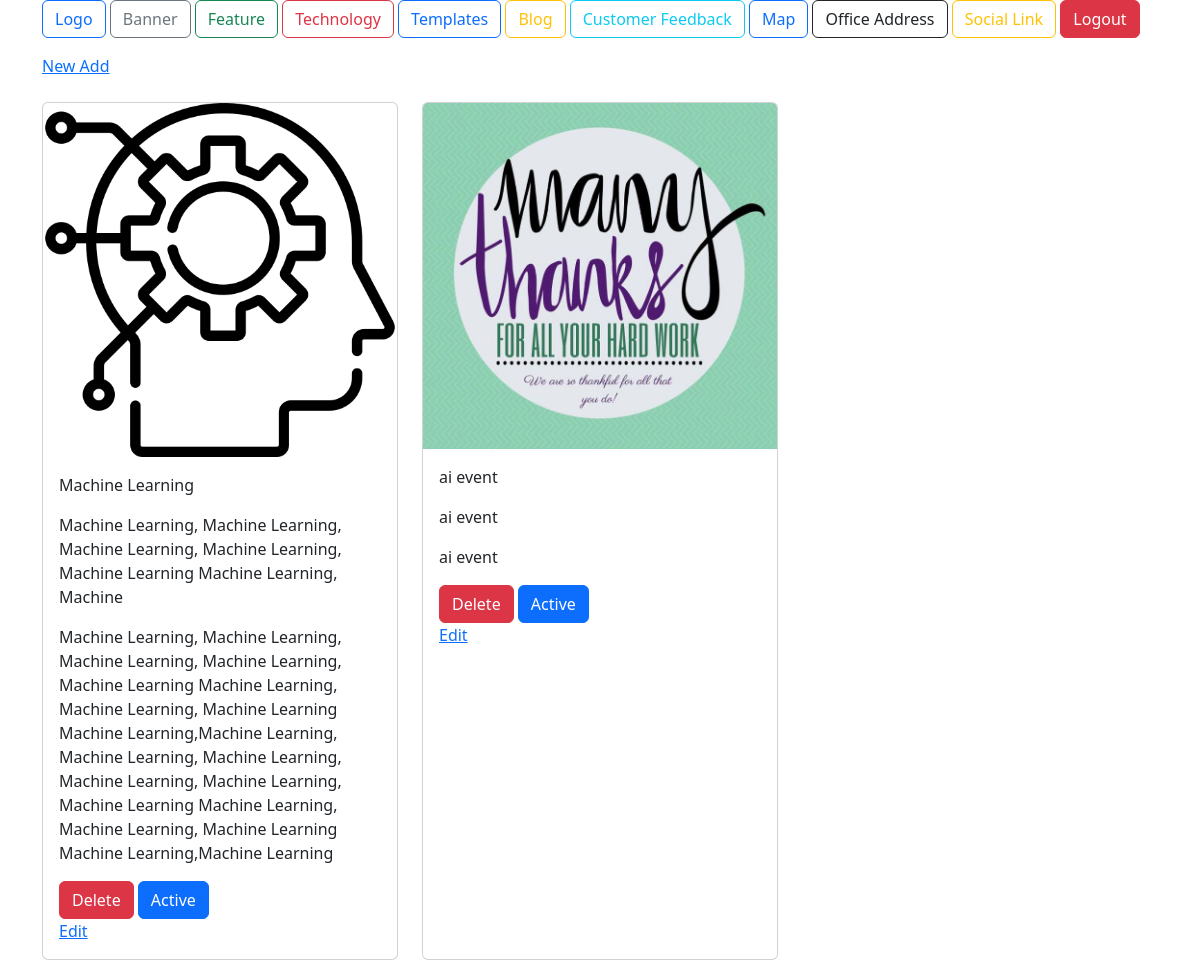
The app's page /dashboard/technology/ (signed in), older data.
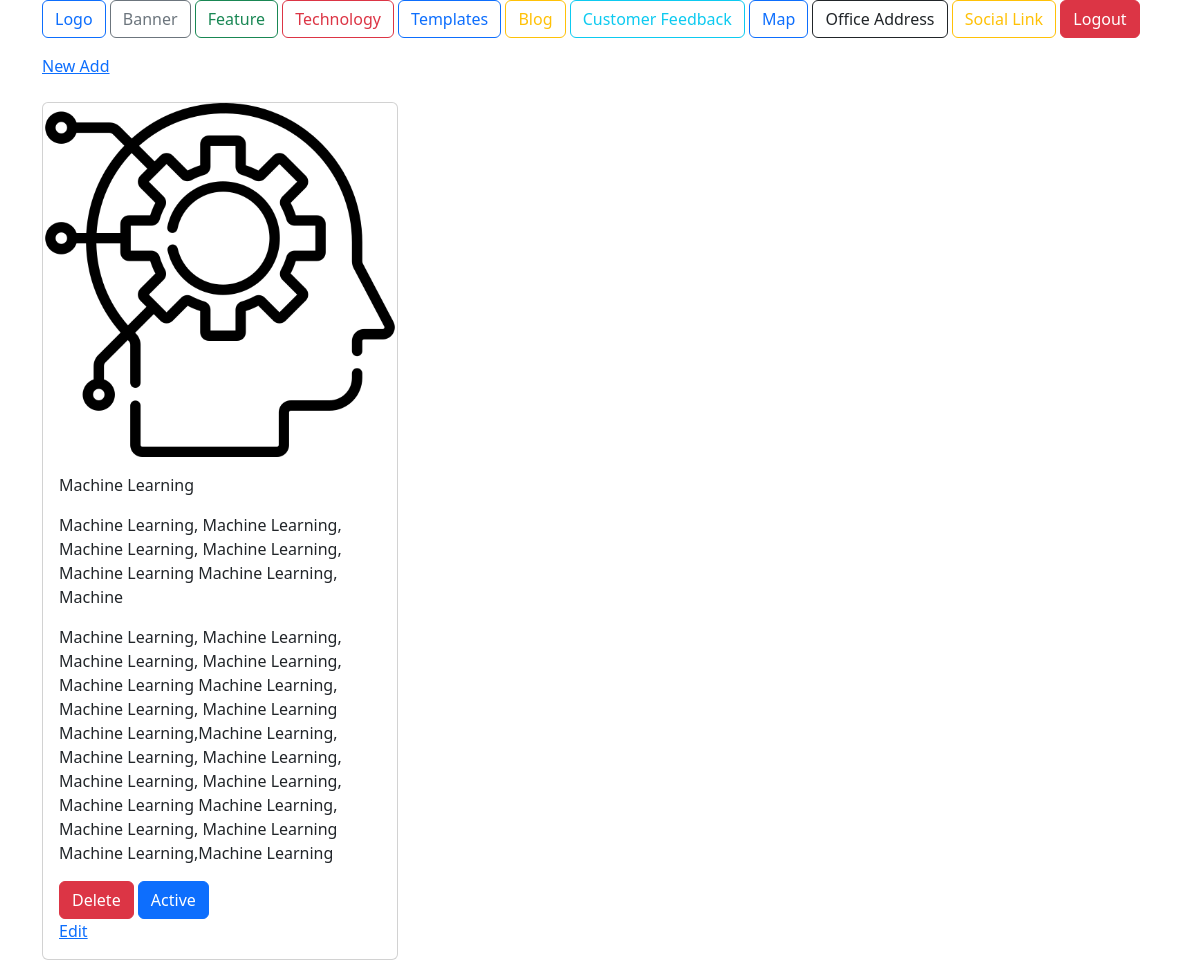
The same page, newer data.
### core/models.py (models this page shows, shortened)
class Technology(models.Model):
    icon = models.ImageField(upload_to='technology/', blank=True, null=True)
    title = models.CharField(max_length=500)
    tags = models.TextField(blank=True, null=True)
    description = models.TextField(blank=True, null=True)
    is_active = models.BooleanField(default=False)

### dashboard/views.py (the view, shortened to what this page needs)
# urls.py: path('technology/', dashboard_technology, name='dashboard_technology'),
@login_required
def dashboard_technology(request):
    context = {}
    technologies = Technology.objects.all()
    context['technologies'] = technologies
    return render(request, 'dashboard/technology/technology.html', context)

### core/context_proecessor.py (called while the page is built)
def website_config(request):
    if Website_Logo.objects.filter(is_active=True).exists():
        website_config = Website_Logo.objects.filter(is_active=True).first()
        return {'website_config': website_config}
    else:
        website_config = Website_Logo.objects.all().first()
        return {'website_config': website_config}

### templates/dashboard/technology/technology.html (shortened to what this page needs)
{% extends '../dashboard.html' %}
{% block dashboard_body %}
<a href="{% url 'technology_add' %}">New Add</a>
<br><br>
<div class="row">
  <div class="col-12">
    <div class="row row-cols-1 row-cols-md-3 g-4">
      {% for technology in technologies %}
      <div class="col">
        <div class="card h-100">
          <img src="{{technology.icon.url}}" class="card-img-top" alt="{{technology.icon.name}}">
          <div class="card-body">
            <p>{{technology.title}}</p>
            <p>{{technology.tags}}</p>
            <p>{{technology.description}}</p>
            <form method="POST">
              <button type="submit" class="btn btn-danger" value="{{technology.id}}" name="technology_delete">Delete</button>
              {% if technology.is_active == True %}
              <button type="submit" value="{{technology.id}}" name="technology_status" class="btn btn-primary">Active</button>
              {% else %}
              <button type="submit" value="{{technology.id}}" name="technology_status"
                class="btn btn-outline-primary">Inactive</button>
              {% endif %}
            </form>
            <a href="{% url 'technology_update' technology.id %}">Edit</a>
          </div>
        </div>
      </div>
      {% endfor %}
    </div>
  </div>
</div>
{% endblock dashboard_body %}

Row changes from the older to the newer data that the page shows:
removed Technology: icon (picture), title "ai event", tags "ai event", description "ai event", {{ technology.id }} 2 (drawn)
